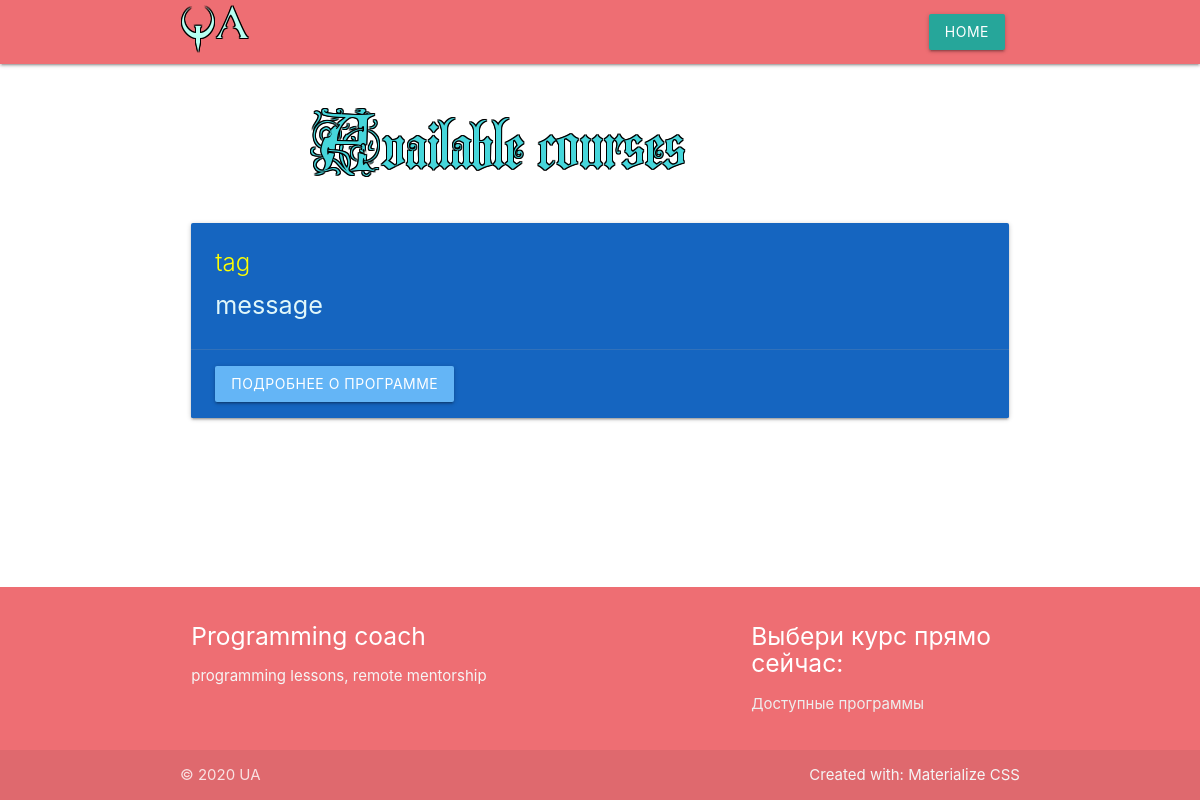
/blog, run on an earlier commit of the app's database.
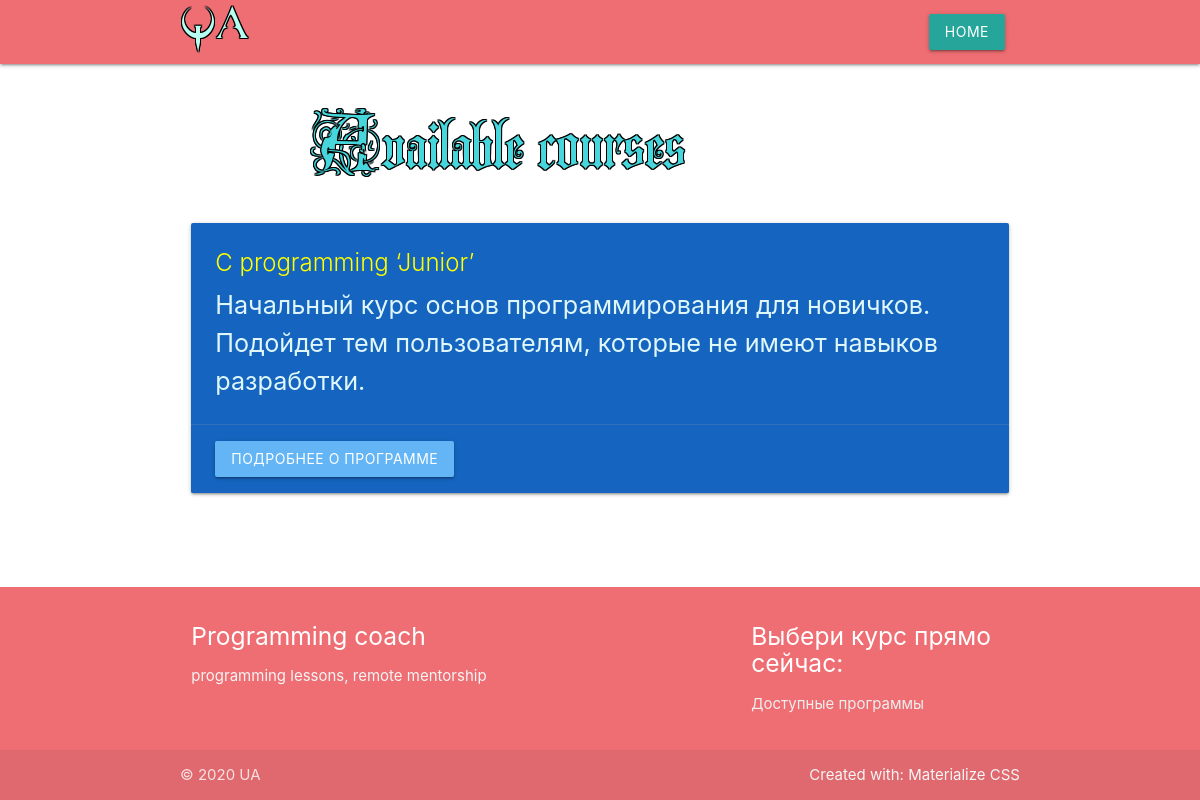
And on a later commit of the database.
### landing/models.py (models this page shows, shortened)
class Tag(db.Model):
    id = db.Column(db.Integer, primary_key=True)
    text = db.Column(db.String(32), nullable=False)
    message_id = db.Column(db.Integer, db.ForeignKey('message.id'), nullable=False)
    message = db.relationship('Message', backref=db.backref('tags', lazy=True))

class Message(db.Model):
    id = db.Column(db.Integer, primary_key=True)
    text = db.Column(db.String(1024), nullable=False)
    details = db.Column(db.String(1024), nullable=False)

### landing/routes.py (the view)
@app.route('/blog', methods=['GET'])
def blog():
    try:
        uname = current_user.login
    except:
        uname = False
    return render_template('blog.html', messages=list(reversed(Message.query.all())), curusr=uname)

### landing/routes.py (called while the page is built)
@app.after_request
def redirect_to_signin(response):
    if response.status_code == 401:
        return redirect(url_for('login_page') + '?next=' + request.url)
    return response

### landing/templates/blog.html (shortened to what this page needs)
{% extends "index.html" %}
{% block blog %}
<div class="container">
    <div class="container">
        <h1><img class="responsive-img" src="{{ url_for('static', filename='images/AvailableCourses.png')}}"></h1>
    </div>
    {% for message in messages %}
    <div class="row" id="{{ message.id }}">
        <div class="col s12 m12 l12">
          <div class="card blue darken-3">
            <div class="card-content white-text">
                {% for tag in message.tags %}
              <span class="card-title yellow-text text-accent-2">{{ tag.text }}</span>
                {% endfor %}
              <p class="flow-text cyan-text text-lighten-5">{{ message.text }}</p>
            </div>
            <div class="card-action">
                <a class="waves-effect waves-light btn blue lighten-2" href="{{ url_for('view_post', id=message.id-1) }}">Подробнее о программе</a>
            </div>
          </div>
        </div>
    </div>
    {% endfor %}
</div>
{% endblock %}

### landing/templates/index.html (shortened to what this page needs)
<!DOCTYPE html>
<html lang="en">
<head>
    <link rel="stylesheet" href="https://cdnjs.cloudflare.com/ajax/libs/materialize/1.0.0/css/materialize.min.css">
    <link rel="stylesheet" href="{{ url_for('static', filename='css/styles.css') }}">
</head>
<body>
<header>
    <nav class="sidenav-trigger">
        <div class="nav-wrapper">
            <div class="container">
                {% if curusr %}
                    <a href="/" class="brand-logo">root: {{ curusr }}</a>
                {% else %}
                    <a href="{{ url_for('home') }}" class="brand-logo"><img style="margin-top: 5%;" src="{{ url_for('static', filename='images/logoQA.png')}}"></a>
                {% endif %}
            </div>
            <div class="container">
                <ul class="right hide-on-med-and-down">
                    {% if messages %}
                    <li><a class="waves-effect waves-light btn" href="{{ url_for('home') }}">Home</a></li>
                    {% else %}
                    <li><a class="waves-effect waves-light btn" href="{{ url_for('blog') }}">Courses</a></li>
                    {% endif %}
                </ul>
            </div>
        </div>
    </nav>
</header>
<main>
{% block blog %}{% endblock %}
</main>
<footer class="page-footer">
          <div class="container">
            <div class="row">
              <div class="col l6 s12">
                <h5 class="white-text">Programming coach</h5>
                <p class="grey-text text-lighten-4">programming lessons, remote mentorship</p>
              </div>
              <div class="col l4 offset-l2 s12">
                <h5 class="white-text">Выбери курс прямо сейчас:</h5>
                <ul>
                  <li><a class="grey-text text-lighten-3" href="{{ url_for('blog') }}">Доступные программы</a></li>
                </ul>
              </div>
            </div>
          </div>
          <div class="footer-copyright">
            <div class="container">
            © 2020 UA
            <a class="grey-text text-lighten-4 right" href="https://materializecss.com/">Created with: Materialize CSS</a>
            </div>
          </div>
 </footer>
</body>
</html>

### landing/templates/blog.html (style rules this page uses)
body { display: flex; min-height: 100vh; flex-direction: column; }
main { flex: 1 0 auto; }

What changed in the data, as far as the page shows it:
removed Message: text "message", Tag (text "tag")
added Message: text "Начальный курс основ программирования для новичков. Подойдет тем пользователям, которые не имеют навыков разработки.", Tag (text "С programming ‘Junior’")
